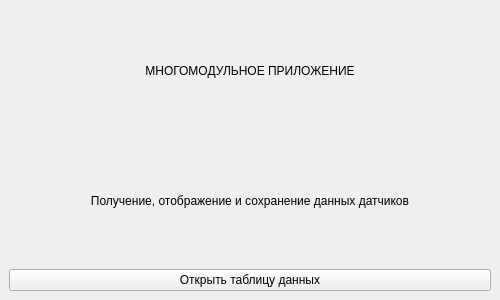
<?xml version="1.0" encoding="UTF-8"?>
<ui version="4.0">
 <class>MainWindow</class>
 <widget class="QMainWindow" name="MainWindow">
  <property name="geometry">
   <rect><x>0</x><y>0</y><width>500</width><height>300</height></rect>
  </property>
  <property name="windowTitle">
   <string>Получение и хранение данных</string>
  </property>
  <widget class="QWidget" name="centralwidget">
   <layout class="QVBoxLayout" name="verticalLayout">
    <item>
     <widget class="QLabel" name="titleLabel">
      <property name="text">
       <string>МНОГОМОДУЛЬНОЕ ПРИЛОЖЕНИЕ</string>
      </property>
      <property name="alignment">
       <set>Qt::AlignCenter</set>
      </property>
     </widget>
    </item>
    <item>
     <widget class="QLabel" name="infoLabel">
      <property name="text">
       <string>Получение, отображение и сохранение данных датчиков</string>
      </property>
      <property name="alignment">
       <set>Qt::AlignCenter</set>
      </property>
     </widget>
    </item>
    <item>
     <widget class="QPushButton" name="open_table_button">
      <property name="text">
       <string>Открыть таблицу данных</string>
      </property>
     </widget>
    </item>
   </layout>
  </widget>
 </widget>
 <resources/>
 <connections/>
</ui>
